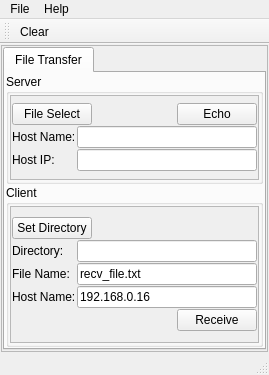
<?xml version="1.0" encoding="UTF-8"?>
<ui version="4.0">
 <class>MainWindow</class>
 <widget class="QMainWindow" name="MainWindow">
  <property name="geometry">
   <rect>
    <x>0</x>
    <y>0</y>
    <width>269</width>
    <height>375</height>
   </rect>
  </property>
  <property name="windowTitle">
   <string>MainWindow</string>
  </property>
  <widget class="QWidget" name="centralwidget">
   <layout class="QGridLayout" name="gridLayout">
    <property name="leftMargin">
     <number>1</number>
    </property>
    <property name="topMargin">
     <number>1</number>
    </property>
    <property name="rightMargin">
     <number>1</number>
    </property>
    <property name="bottomMargin">
     <number>1</number>
    </property>
    <property name="spacing">
     <number>1</number>
    </property>
    <item row="0" column="0">
     <widget class="QScrollArea" name="scrollArea">
      <property name="widgetResizable">
       <bool>true</bool>
      </property>
      <widget class="QWidget" name="scrollAreaWidgetContents">
       <property name="geometry">
        <rect>
         <x>0</x>
         <y>0</y>
         <width>265</width>
         <height>305</height>
        </rect>
       </property>
       <layout class="QGridLayout" name="gridLayout_2">
        <property name="leftMargin">
         <number>1</number>
        </property>
        <property name="topMargin">
         <number>1</number>
        </property>
        <property name="rightMargin">
         <number>1</number>
        </property>
        <property name="bottomMargin">
         <number>1</number>
        </property>
        <property name="spacing">
         <number>1</number>
        </property>
        <item row="0" column="0">
         <widget class="QTabWidget" name="tabWidget">
          <property name="currentIndex">
           <number>0</number>
          </property>
          <widget class="QWidget" name="tab">
           <attribute name="title">
            <string>File Transfer</string>
           </attribute>
           <layout class="QGridLayout" name="gridLayout_9">
            <property name="leftMargin">
             <number>1</number>
            </property>
            <property name="topMargin">
             <number>1</number>
            </property>
            <property name="rightMargin">
             <number>1</number>
            </property>
            <property name="bottomMargin">
             <number>1</number>
            </property>
            <property name="spacing">
             <number>1</number>
            </property>
            <item row="0" column="0">
             <widget class="QGroupBox" name="groupBox">
              <property name="maximumSize">
               <size>
                <width>16777215</width>
                <height>110</height>
               </size>
              </property>
              <property name="title">
               <string>Server</string>
              </property>
              <layout class="QGridLayout" name="gridLayout_15">
               <property name="leftMargin">
                <number>1</number>
               </property>
               <property name="topMargin">
                <number>1</number>
               </property>
               <property name="rightMargin">
                <number>1</number>
               </property>
               <property name="bottomMargin">
                <number>1</number>
               </property>
               <item row="0" column="0">
                <widget class="QScrollArea" name="scrollArea_3">
                 <property name="maximumSize">
                  <size>
                   <width>16777215</width>
                   <height>86</height>
                  </size>
                 </property>
                 <property name="widgetResizable">
                  <bool>true</bool>
                 </property>
                 <widget class="QWidget" name="scrollAreaWidgetContents_3">
                  <property name="geometry">
                   <rect>
                    <x>0</x>
                    <y>0</y>
                    <width>249</width>
                    <height>84</height>
                   </rect>
                  </property>
                  <property name="maximumSize">
                   <size>
                    <width>16777215</width>
                    <height>85</height>
                   </size>
                  </property>
                  <layout class="QGridLayout" name="gridLayout_13">
                   <property name="leftMargin">
                    <number>1</number>
                   </property>
                   <property name="topMargin">
                    <number>1</number>
                   </property>
                   <property name="rightMargin">
                    <number>1</number>
                   </property>
                   <property name="bottomMargin">
                    <number>1</number>
                   </property>
                   <property name="spacing">
                    <number>1</number>
                   </property>
                   <item row="0" column="0">
                    <layout class="QGridLayout" name="gridLayout_5">
                     <item row="0" column="0">
                      <layout class="QGridLayout" name="gridLayout_3">
                       <item row="0" column="0">
                        <widget class="QPushButton" name="btnSelectSendFile">
                         <property name="text">
                          <string>File Select</string>
                         </property>
                        </widget>
                       </item>
                       <item row="0" column="1">
                        <spacer name="horizontalSpacer_4">
                         <property name="orientation">
                          <enum>Qt::Horizontal</enum>
                         </property>
                         <property name="sizeHint" stdset="0">
                          <size>
                           <width>40</width>
                           <height>20</height>
                          </size>
                         </property>
                        </spacer>
                       </item>
                       <item row="0" column="2">
                        <widget class="QPushButton" name="btnServerEcho">
                         <property name="text">
                          <string>Echo</string>
                         </property>
                        </widget>
                       </item>
                      </layout>
                     </item>
                     <item row="1" column="0">
                      <layout class="QGridLayout" name="gridLayout_4">
                       <item row="0" column="0">
                        <widget class="QLabel" name="label_2">
                         <property name="text">
                          <string>Host Name:</string>
                         </property>
                        </widget>
                       </item>
                       <item row="0" column="1">
                        <widget class="QLineEdit" name="tbServerHostName"/>
                       </item>
                       <item row="1" column="0">
                        <widget class="QLabel" name="label">
                         <property name="minimumSize">
                          <size>
                           <width>0</width>
                           <height>0</height>
                          </size>
                         </property>
                         <property name="text">
                          <string>Host IP:</string>
                         </property>
                        </widget>
                       </item>
                       <item row="1" column="1">
                        <widget class="QLineEdit" name="tbServerIP"/>
                       </item>
                      </layout>
                     </item>
                    </layout>
                   </item>
                  </layout>
                 </widget>
                </widget>
               </item>
              </layout>
             </widget>
            </item>
            <item row="1" column="0">
             <widget class="QGroupBox" name="groupBox_2">
              <property name="title">
               <string>Client</string>
              </property>
              <layout class="QGridLayout" name="gridLayout_12">
               <property name="leftMargin">
                <number>1</number>
               </property>
               <property name="topMargin">
                <number>1</number>
               </property>
               <property name="rightMargin">
                <number>1</number>
               </property>
               <property name="bottomMargin">
                <number>1</number>
               </property>
               <property name="spacing">
                <number>1</number>
               </property>
               <item row="0" column="0">
                <widget class="QScrollArea" name="scrollArea_2">
                 <property name="minimumSize">
                  <size>
                   <width>0</width>
                   <height>70</height>
                  </size>
                 </property>
                 <property name="widgetResizable">
                  <bool>true</bool>
                 </property>
                 <widget class="QWidget" name="scrollAreaWidgetContents_2">
                  <property name="geometry">
                   <rect>
                    <x>0</x>
                    <y>0</y>
                    <width>249</width>
                    <height>145</height>
                   </rect>
                  </property>
                  <layout class="QGridLayout" name="gridLayout_11">
                   <property name="leftMargin">
                    <number>1</number>
                   </property>
                   <property name="topMargin">
                    <number>1</number>
                   </property>
                   <property name="rightMargin">
                    <number>1</number>
                   </property>
                   <property name="bottomMargin">
                    <number>1</number>
                   </property>
                   <property name="spacing">
                    <number>1</number>
                   </property>
                   <item row="0" column="0">
                    <layout class="QGridLayout" name="gridLayout_10">
                     <item row="0" column="0">
                      <layout class="QGridLayout" name="gridLayout_8">
                       <item row="0" column="0">
                        <widget class="QPushButton" name="btnSetRecvFileDir">
                         <property name="text">
                          <string>Set Directory</string>
                         </property>
                        </widget>
                       </item>
                       <item row="0" column="1">
                        <spacer name="horizontalSpacer_3">
                         <property name="orientation">
                          <enum>Qt::Horizontal</enum>
                         </property>
                         <property name="sizeHint" stdset="0">
                          <size>
                           <width>40</width>
                           <height>20</height>
                          </size>
                         </property>
                        </spacer>
                       </item>
                      </layout>
                     </item>
                     <item row="2" column="0">
                      <layout class="QGridLayout" name="gridLayout_7">
                       <item row="0" column="1">
                        <widget class="QPushButton" name="btnConnectClient">
                         <property name="text">
                          <string>Receive</string>
                         </property>
                        </widget>
                       </item>
                       <item row="0" column="0">
                        <spacer name="horizontalSpacer_2">
                         <property name="orientation">
                          <enum>Qt::Horizontal</enum>
                         </property>
                         <property name="sizeHint" stdset="0">
                          <size>
                           <width>40</width>
                           <height>20</height>
                          </size>
                         </property>
                        </spacer>
                       </item>
                      </layout>
                     </item>
                     <item row="1" column="0">
                      <layout class="QGridLayout" name="gridLayout_6">
                       <item row="1" column="0">
                        <widget class="QLabel" name="label_4">
                         <property name="text">
                          <string>File Name:</string>
                         </property>
                        </widget>
                       </item>
                       <item row="2" column="0">
                        <widget class="QLabel" name="label_3">
                         <property name="text">
                          <string>Host Name:</string>
                         </property>
                        </widget>
                       </item>
                       <item row="1" column="1">
                        <widget class="QLineEdit" name="tbClientFileName">
                         <property name="text">
                          <string>recv_file.txt</string>
                         </property>
                        </widget>
                       </item>
                       <item row="2" column="1">
                        <widget class="QLineEdit" name="tbClientHostName">
                         <property name="text">
                          <string>192.168.0.16</string>
                         </property>
                        </widget>
                       </item>
                       <item row="0" column="0">
                        <widget class="QLabel" name="label_5">
                         <property name="text">
                          <string>Directory:</string>
                         </property>
                        </widget>
                       </item>
                       <item row="0" column="1">
                        <widget class="QLineEdit" name="tbClientFileDir">
                         <property name="readOnly">
                          <bool>true</bool>
                         </property>
                        </widget>
                       </item>
                      </layout>
                     </item>
                    </layout>
                   </item>
                  </layout>
                 </widget>
                </widget>
               </item>
              </layout>
             </widget>
            </item>
           </layout>
          </widget>
         </widget>
        </item>
       </layout>
      </widget>
     </widget>
    </item>
   </layout>
  </widget>
  <widget class="QMenuBar" name="menubar">
   <property name="geometry">
    <rect>
     <x>0</x>
     <y>0</y>
     <width>269</width>
     <height>21</height>
    </rect>
   </property>
   <widget class="QMenu" name="menuFile">
    <property name="title">
     <string>File</string>
    </property>
    <addaction name="btnExit"/>
   </widget>
   <widget class="QMenu" name="menuHelp">
    <property name="title">
     <string>Help</string>
    </property>
    <addaction name="btnAbout"/>
   </widget>
   <addaction name="menuFile"/>
   <addaction name="menuHelp"/>
  </widget>
  <widget class="QStatusBar" name="statusbar"/>
  <widget class="QToolBar" name="toolBar">
   <property name="maximumSize">
    <size>
     <width>16777215</width>
     <height>25</height>
    </size>
   </property>
   <property name="windowTitle">
    <string>toolBar</string>
   </property>
   <attribute name="toolBarArea">
    <enum>TopToolBarArea</enum>
   </attribute>
   <attribute name="toolBarBreak">
    <bool>false</bool>
   </attribute>
   <addaction name="actionClear"/>
  </widget>
  <action name="btnExit">
   <property name="text">
    <string>Exit</string>
   </property>
  </action>
  <action name="btnAbout">
   <property name="enabled">
    <bool>false</bool>
   </property>
   <property name="text">
    <string>About</string>
   </property>
  </action>
  <action name="actionClear">
   <property name="icon">
    <iconset>
     <normaloff>icon/icons8-empty-trash-20.png</normaloff>icon/icons8-empty-trash-20.png</iconset>
   </property>
   <property name="text">
    <string>Clear</string>
   </property>
  </action>
 </widget>
 <resources/>
 <connections/>
</ui>
